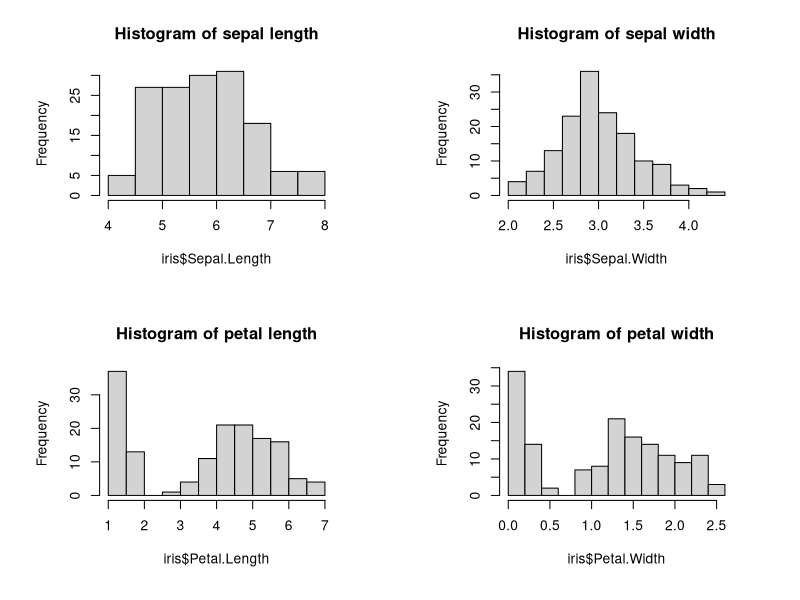
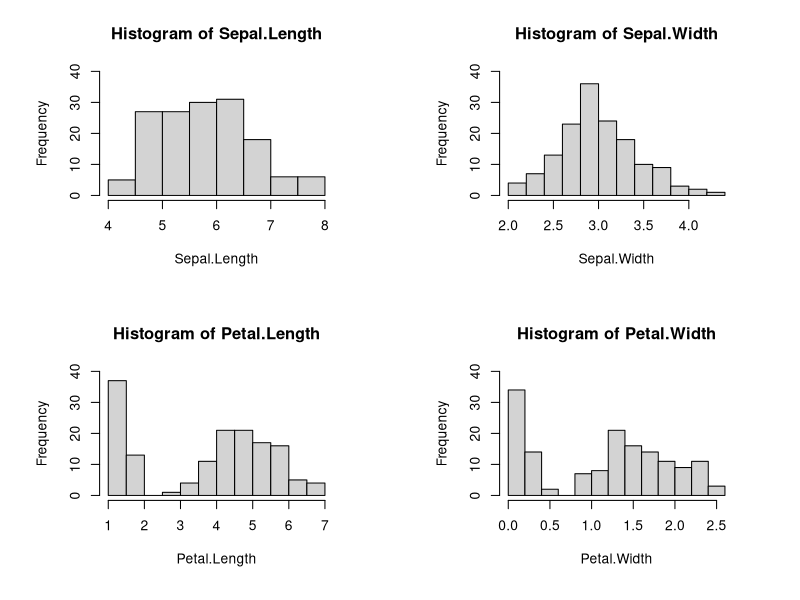

Write R code to recreate these figures, in order.
## ---- chunk 1
knitr::opts_chunk$set(echo = TRUE)
## ---- chunk 2
summary(iris)
## ---- chunk 3
str(iris)
## ---- chunk 4
par(mfrow = c(2,2), mar = c(6,6,4,4))
hist(iris$Sepal.Length, main = "Histogram of sepal length")
hist(iris$Sepal.Width, main = "Histogram of sepal width")
hist(iris$Petal.Length, main = "Histogram of petal length")
hist(iris$Petal.Width, main = "Histogram of petal width")
# Now repeat in a loop, set x-axis labels and ylim from 0 to 35
figures <- colnames(iris[,1:4]) # exclude column 5 (Species)
for(figure in figures) {
  hist(iris[,figure], main = paste0("Histogram of ",figure),
       xlab = figure, ylim = c(0,40))
}
